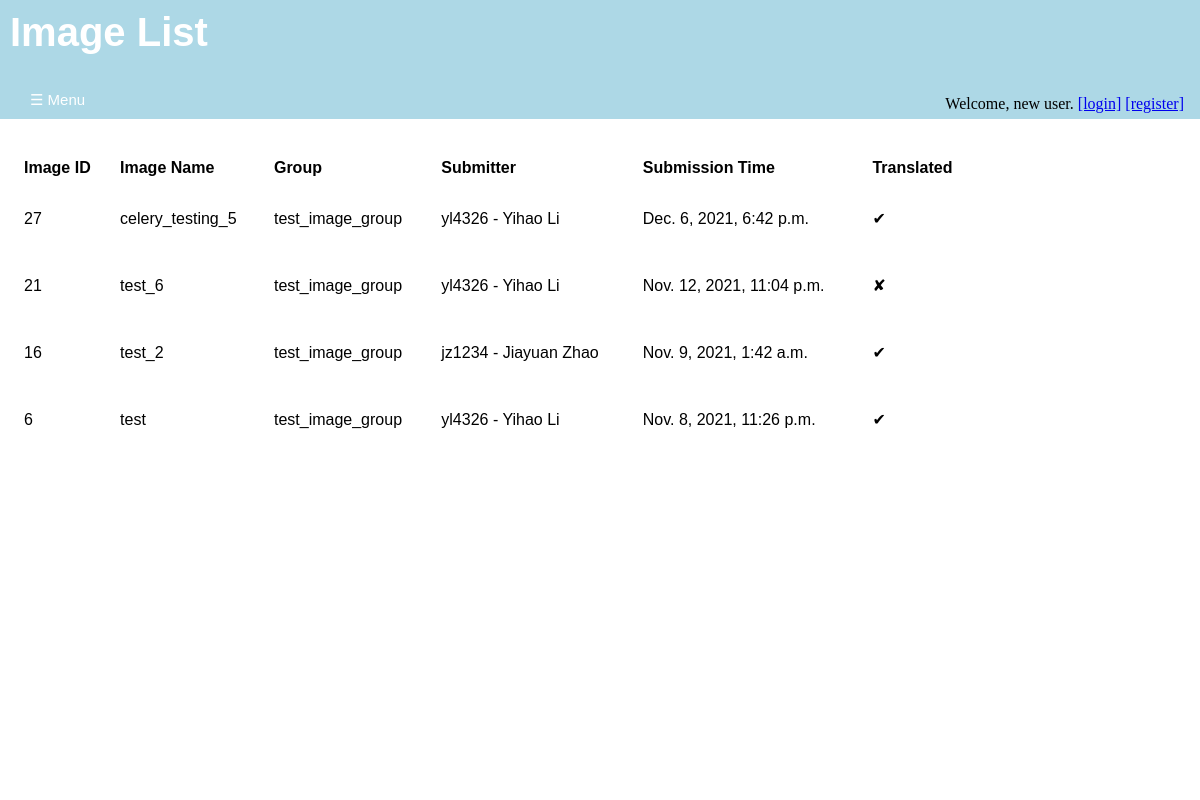
/annotations/image_list/, run on an earlier commit of the app's database.
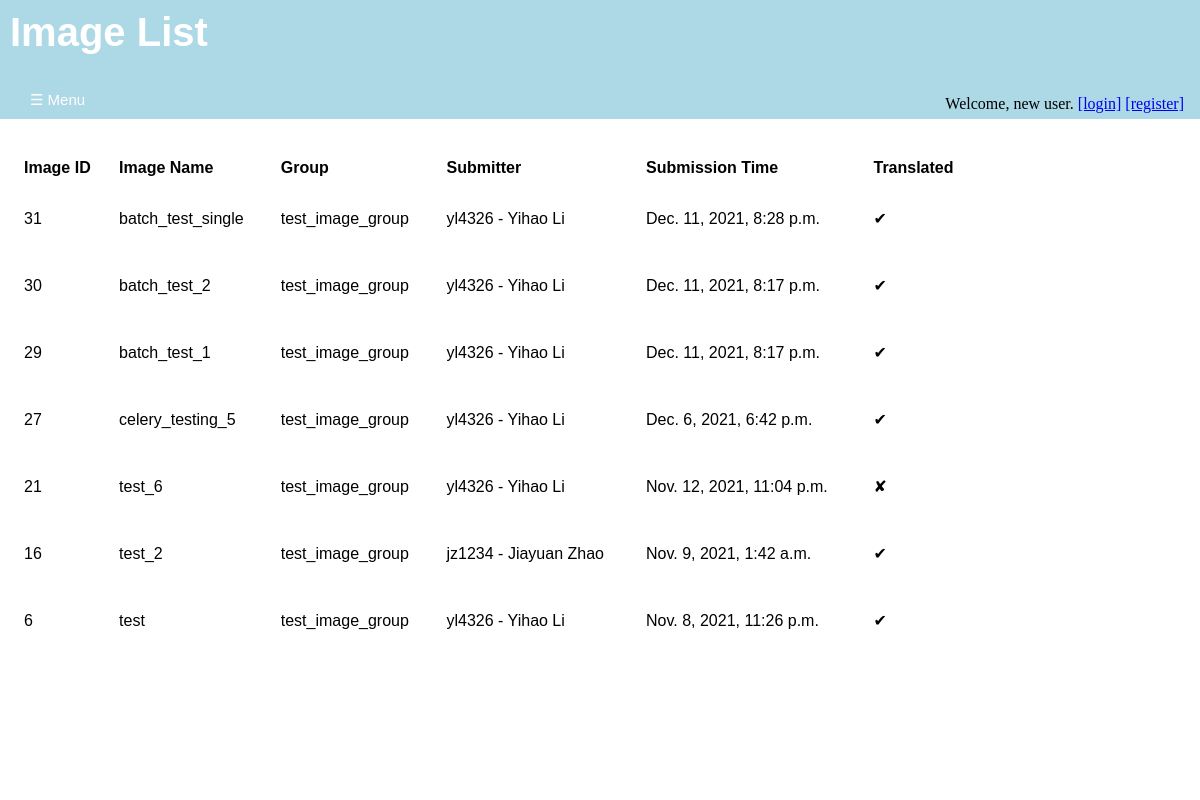
And on a later commit of the database.
### annotations/models.py (models this page shows, shortened)
class Image(models.Model):
    image_name = models.CharField(
        max_length = 200,
        unique = True
        )
    submission_date = models.DateTimeField(
        'date of submission',
        auto_now_add = True
        )
    image_upload = models.FileField(upload_to = svs_rename)
    translated = models.BooleanField(default = 'False')
    svs_path = models.FilePathField(
        path = f"{settings.HOME_PATH}/{settings.SVS_PATH}",
        match = ".*\.svs",
        null = True,
        blank = True
        )
    dzi_path = models.FilePathField(
        path = f"{settings.HOME_PATH}/{settings.DZI_PATH}",
        match = ".*\.dzi",
        null = True,
        blank = True
        )
    height = models.PositiveIntegerField(null = True, blank = True)
    width = models.PositiveIntegerField(null = True, blank = True)
    image_description = models.TextField(blank = True, null = True)
    completely_annotated = models.BooleanField(default = 'False')
    group = models.ForeignKey(
        ImageGroup,
        on_delete = models.SET_NULL,
        blank = True,
        null = True
        )
    submit_user = models.ForeignKey(
        User,
        on_delete = models.PROTECT,
        blank = True,
        null = True
        )

class ImageGroup(models.Model):
    group_name = models.CharField(
        max_length = 40,
        unique = True
        )
    group_description = models.TextField(blank = True, null = True)
    def __str__(self):
      return self.group_name

class User(auth_user):
    UNI = models.CharField(
        max_length = 8,
        unique = True
        )
    register_date = models.DateTimeField(
        'date of registration',
        auto_now_add = True,
        blank = True
        )
    organizations = models.ForeignKey(
        'Organization',
        on_delete = models.PROTECT,
        null = True,
        blank = True
        )
    def __str__(self):
      return f"{self.UNI} - {self.first_name} {self.last_name}"

### annotations/views.py (the view)
# urls.py: path('image_list/', views.ImageListView.as_view(), name='image-list'),
class ImageListView(generic.ListView):
    template_name = 'annotations/image_list.html'
    context_object_name = 'image_list'
    def get_queryset(self):
        return Image.objects.order_by('-submission_date')

### annotations/templates/annotations/image_list.html (shortened to what this page needs)
{% extends 'annotations/base.html' %}
{% block content %}
  {% if image_list %}
    <div id='title' class='title'>
      <h1>Image List</h1>
      <div id='login-widget' class='login-widget'>
      {% if user.is_authenticated %}
         <p>Welcome, {{ user.get_username }}.</p>
         <a href="{% url 'annotations:logout' %}">[logout]</a>
      {% else %}
        <p>Welcome, new user.</p>
        <a href="{% url 'annotations:login' %}" >[login]</a>
        <a href="{% url 'annotations:registration' %}" >[register]</a>
      {% endif %}
      </div>
      <button class="openbutton" onclick="openNav()">&#9776; Menu</button>
    </div>
    <div id='body' class='body'>
      <table>
        <tr>
          <th>Image ID</th>
          <th>Image Name</th>
          <th>Group</th>
          <th>Submitter</th>
          <th>Submission Time</th>
          <th>Translated</th>
        </tr>
        {% for image in image_list %}
          <tr>
            <td>{{image.pk}}</td>
            <td>
            {% if image.translated %}
               <a href="{% url 'annotations:image-views' image.id %}">{{ image.image_name }}
               </a>
            {% else %}
               <a>{{image.image_name}}</a>
            {% endif %}
            <td><a> {{ image.group }} </a></td>
            <td><a> {{ image.submit_user }}</a></td>
            <td><a> {{ image.submission_date }}</a></td>
            <td><p> {{ image.translated|yesno:"✔,✘" }} </p></td>
           </tr>
        {% endfor %}
      </table>
    </div>
  {% else %}
    <div id='title' class = "title">
      <h1>No images are available.</h1>
    </div>
  {% endif %}
{% endblock %}

### annotations/templates/annotations/base.html (shortened to what this page needs)
{% load static %}
<!DOCTYPE html>
<html lang="en" dir="ltr">
  <head>
    <link rel="stylesheet" type="text/css" href="{% static 'annotations/style.css' %}">
  </head>
  <body>
  {% block content %}
  {% endblock %}
  </body>
</html>

### annotations/static/annotations/style.css (style rules this page uses)
div#login-widget.login-widget { position: absolute; right: 1em; bottom: 0px; width: auto; height: 1.5em; }
.login-widget a { display: inline-block; }
.login-widget p { display: inline-block; margin-block-start: 0em; margin-block-end: 0em; }
div#title.title { background-color: lightblue; align-items: center; position:fixed; top:0px; left:0px; height:calc(10% + 39px); width: 100%; transition: margin-left .3s; transition: width .3s; display: flex; flex: 1 1 auto; justify-content: flex-start; }
.title h1 { position: absolute; font-size: 2.5em; z-index: 1; top: 0em; margin-block-start: 0em; margin-block-end: 0em; padding-top: 0.25em; padding-left: 0.25em; }
.openbutton { position: absolute; bottom: 0; z-index: 1; font-size: 15px; cursor: pointer; background-color: lightblue; color: white; float: left; padding: 10px 2em; border: none; }
div#body.body { position:absolute; left:0px; top: calc(10% + 39px); height: 85%; width: 100%; background-color: white; transition: margin-left .3s; transition: width .3s; display: flex; flex: 1 1 auto; flex-direction:column; justify-content: flex-start; padding-left: 1em; }
h1 { display: table-cell; color: white; text-align: left; font-size: 2em; font-family: Arial, Helvetica, sans-serif; }
table { top: 10%; margin-top: 2em; width: 80%; padding: 0; border-collapse: collapse; font-family: Arial, Helvetica, sans-serif; table-layout:auto; }
td, th { text-align: left; padding: 0.5em; text-decoration: none; }
.body a { text-decoration: none; }
.body a:link { color:black; }

What changed in the data, as far as the page shows it:
added Image: pk "31", image_name "batch_test_single", group "test_image_group", submit_user "yl4326 - Yihao Li", submission_date "Dec. 11, 2021, 8:28 p.m.", translated "✔"
added Image: pk "30", image_name "batch_test_2", group "test_image_group", submit_user "yl4326 - Yihao Li", submission_date "Dec. 11, 2021, 8:17 p.m.", translated "✔"
added Image: pk "29", image_name "batch_test_1", group "test_image_group", submit_user "yl4326 - Yihao Li", submission_date "Dec. 11, 2021, 8:17 p.m.", translated "✔"
